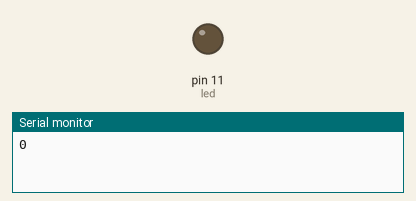
This sketch was run on a simulated Arduino Uno, built with avr-gcc and run on an emulated ATmega328P. On the bench: output pins drawn as LEDs (lit = HIGH), the last lines printed to the serial monitor.

Above: at 0.05 s.
At 1.25 s:
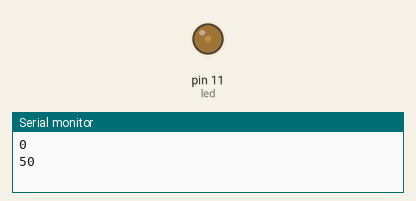
At 2.5 s:
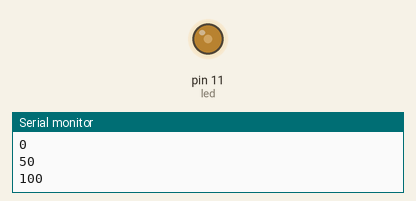
At 5.0 s:
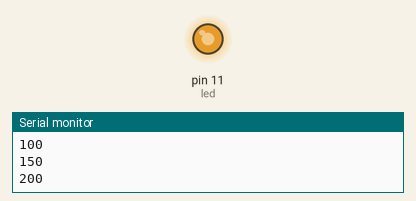
Timing chart, 0 to 6.5 s (numbered marks = the images above):
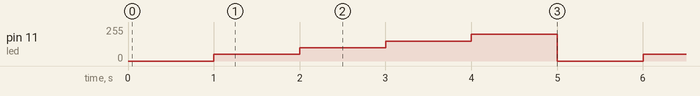

Measured:
- by itself, pin 11 (led): repeats every 5.0 s: 100/255 1.0 s, 150/255 1.0 s, 200/255 1.0 s, 0/255 1.0 s, 50/255 1.0 s

The sketch:

exercicio7.ino
```cpp
const int led = 11;

void setup()
{
  pinMode(led, OUTPUT);
  Serial.begin(9600);


}

void loop()
{
  for(int x=0; x<250; x+=50)
  {
    analogWrite(led,x);
    Serial.println(x);
    delay(1000);
  }
}
```
